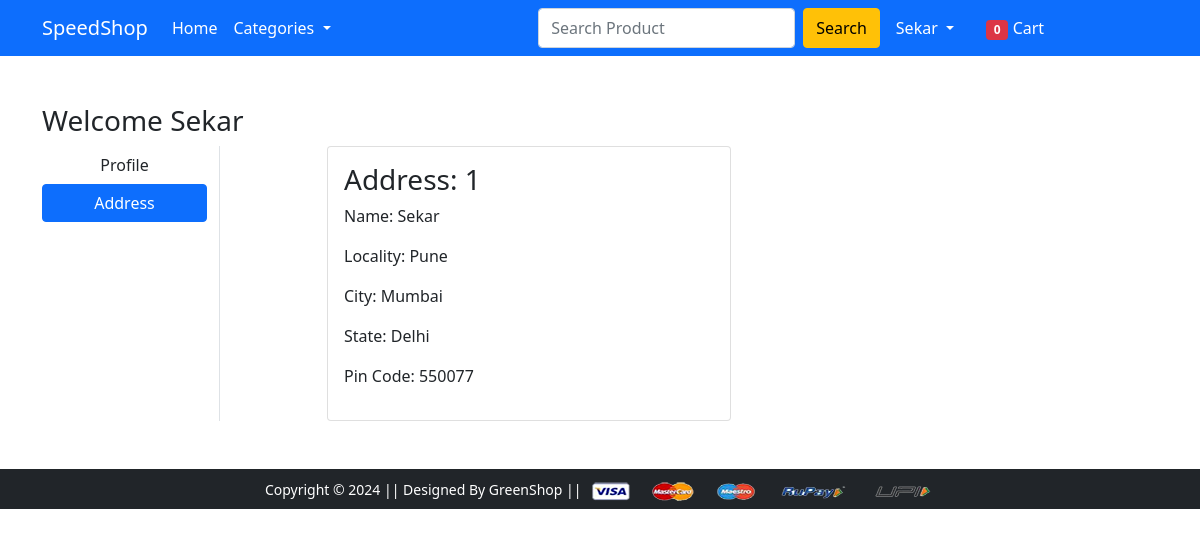
The app's page /address/ (signed in) with its own data.
### app/models.py (models this page shows, shortened)
class Customer(models.Model):
 user = models.ForeignKey(User, on_delete=models.CASCADE)
 name = models.CharField(max_length=200)
 locality = models.CharField(max_length=200)
 city = models.CharField(max_length=50)
 zipcode = models.IntegerField()
 state = models.CharField(choices=STATE_CHOICES, max_length=50)

### app/views.py (the view)
# urls.py: path('address/', views.address, name='address'),
@login_required
def address(request):
	totalitem = 0
	if request.user.is_authenticated:
		totalitem = len(Cart.objects.filter(user=request.user))
	add = Customer.objects.filter(user=request.user)
	return render(request, 'app/address.html', {'add':add, 'active':'btn-primary', 'totalitem':totalitem})

### app/templates/app/address.html (shortened to what this page needs)
{% extends 'app/base.html' %}
{% load static %}
{% block main-content %}
<div class="container my-5">
 <div class="row">
 <h3>Welcome <span class="text-capitalize">{{request.user}}</span></h3>
  <div class="col-sm-2 border-end">
   <ul class="list-unstyled">
    <li class="d-grid"><a href="{% url 'profile' %}" class="btn">Profile</a></li>
    <li class="d-grid"><a href="{% url 'address' %}" class="btn {{active}}">Address</a></li>
   </ul>
  </div>
  <div class="col-sm-9 offset-sm-1">
   <div class="row">
    {% for ad in add %}
     <div class="col-sm-6">
     <div class="card">
      <div class="card-body">
       <h3>Address: {{ forloop.counter }}</h3>
       <p>Name: {{ad.name}}</p>
       <p>Locality: {{ad.locality}}</p>
       <p>City: {{ad.city}}</p>
       <p>State: {{ad.state}}</p>
       <p>Pin Code: {{ad.zipcode}}</p>
      </div>
     </div>
    </div>
    {% endfor %}
   </div>
  </div>
 </div>
</div>
{% endblock main-content %}

### app/templates/app/base.html (shortened to what this page needs)
<!doctype html>
{% load static %}
<html lang="en">
  <head>
    <link href="https://cdn.jsdelivr.net/npm/bootstrap@5.0.0-beta1/dist/css/bootstrap.min.css" rel="stylesheet">
    <link rel="stylesheet" href="{% static 'app/css/owl.carousel.min.css' %}">
    <link rel="stylesheet" href="{% static 'app/css/all.min.css' %}">
    <link rel="stylesheet" href="{% static 'app/css/style.css' %}">
  </head>
  <body>
    <nav class="navbar navbar-expand-lg navbar-dark bg-primary">
      <div class="container">
        <a class="navbar-brand" href="/">SpeedShop</a>
       <div class="collapse navbar-collapse" id="navbarSupportedContent">
         <ul class="navbar-nav me-auto mb-2 mb-lg-0">
           <li class="nav-item">
             <a class="nav-link active" aria-current="page" href="/">Home</a>
           </li>
           <li class="nav-item dropdown">
             <a class="nav-link dropdown-toggle text-white" href="#" id="categoriesDropdown" role="button" data-bs-toggle="dropdown" aria-expanded="false">
              Categories
             </a>
           </li>
          <span></span>
          <form class="d-flex" method="POST" action="{% url 'search' %}">
            <input class="form-control me-2" type="search" placeholder="Search Product" aria-label="Search" name="searched">
            <button class="btn btn-warning" type="submit">Search</button>
          </form>
          <div>
           <ul class="navbar-nav me-auto mb-2 mb-lg-0">
           {% if request.user.is_authenticated %}
            <li class="nav-item dropdown mx-2">
               <a class="nav-link dropdown-toggle text-white" href="#" id="profileDropdown" role="button" data-bs-toggle="dropdown" aria-expanded="false">
                 {{request.user.username|capfirst}}
               </a>
             </li>
             <li class="nav-item mx-2">
               <a href="{% url 'showcart' %}" class="nav-link text-white"><span class="badge bg-danger">{{totalitem}}</span> Cart </a>
             </li>
             {% endif %}
           </ul>
          </div>
        </div>
      </div>
     </nav>
    {% block main-content %} {% endblock main-content %}
    <footer class="container-fluid bg-dark text-center p-2 mt-5">
        <small class="text-white">Copyright &copy; 2024 || Designed By GreenShop || </small>
        <img src="{% static 'app/images/payment.png' %}" alt="" srcset="" class="img-fluid" height="2px">
    </footer>
  </body>
</html>

### records on screen
Customer: name "Sekar", locality "Pune", city "Mumbai", state "Delhi", zipcode "550077"

### other values on screen
{{ request.user.username|capfirst }} "Sekar"
{{ totalitem }} "0"
{{ request.user }} "Sekar"
